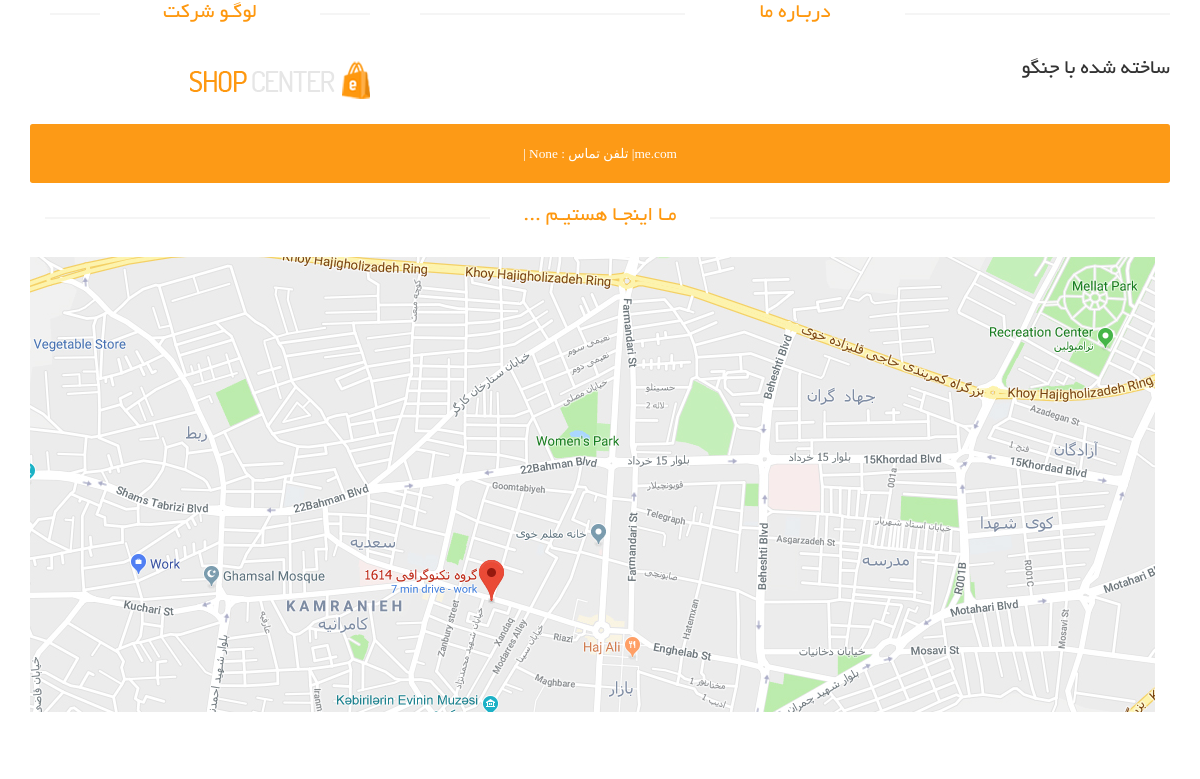
Page /about-us on the committed database.
### site_module/models.py (models this page shows, shortened)
class SiteSetting(models.Model):
    site_name = models.CharField(max_length=200, verbose_name='نام سایت')
    site_url = models.CharField(max_length=200, verbose_name='دامنه سایت')
    address = models.CharField(max_length=200, verbose_name='آدرس')
    phone = models.CharField(max_length=200, null=True,
                             blank=True, verbose_name='تلفن')
    fax = models.CharField(max_length=200, null=True,
                           blank=True, verbose_name='فکس')
    email = models.CharField(max_length=200, null=True,
                             blank=True, verbose_name='ایمیل')
    copy_right = models.TextField(verbose_name='متن کپی رایت سایت')
    about_us_text = models.TextField(verbose_name='متن درباره ما سایت')
    site_logo = models.ImageField(
        upload_to='images/site-setting/', verbose_name='لوگو سایت')
    is_main_setting = models.BooleanField(verbose_name='تنظیمات اصلی')
    class Meta:
        verbose_name = 'تنظیمات سایت'
        verbose_name_plural = 'تنظیمات'

### home_module/views.py (the view)
# urls.py: path('about-us', views.AboutView.as_view(), name='about_page'),
class AboutView(TemplateView):
    template_name = 'home_module/about_page.html'
    def get_context_data(self, **kwargs):
        context = super(AboutView, self).get_context_data(**kwargs)
        site_setting: SiteSetting = SiteSetting.objects.filter(
            is_main_setting=True).first()
        context['site_setting'] = site_setting
        return context

### home_module/templates/home_module/about_page.html (shortened to what this page needs)
{% extends 'shared/_layout.html' %}
{% load static %}
{% block content %}
    <div id="contact-page" class="container">
        <div class="bg">
            <div class="row">
                <div class="col-sm-4">
                    <div class="contact-info">
                        <h2 class="title text-center">لوگـو شرکت</h2>
                        <img src="{{ site_setting.site_logo.url }}" class="img-responsive">
                    </div>
                </div>
                <div class="col-sm-8">
                    <div class="about">
                        <h2 class="title text-center">دربـاره ما</h2>
                        <p class="about-desc">
                            {{ site_setting.about_us_text }}
                        </p>
                    </div>
                </div>
            </div>
            <div class="row">
                <div class="col-sm-12 about-address">
                    <address>
                        <p>
                            {{ site_setting.address }}|
                            تلفن تماس : {{ site_setting.phone }} |
                        </p>
                    </address>
                </div>
            </div>
            <div class="row">
                <div class="container">
                    <div class="col-sm-12" style="overflow: hidden; margin-bottom: 40px"><h2 class="title text-center">
                        مـا اینجـا هستیـم ... </h2>
                        <div id="gmap" class="contact-map">
                            <img src="{% static 'images/home/Map.jpg' %}" alt="Map">
                        </div>
                    </div>
                </div>
            </div>
        </div>
    </div>
{% endblock %}

### static/css/main.css (style rules this page uses)
body { font-family: 'BYekan'; font-size: 10pt; position: relative; font-weight: normal; direction: rtl; }
h1, h2, h3, h4, h5, h6 { font-family: 'BYekan', sans-serif; }
.left-sidebar h2:after, h2.title:after { content: " "; position: absolute; border: 1px solid #f5f5f5; bottom: 8px; right: 0; width: 100%; height: 0; z-index: -2; }
h2.title:before { content: " "; position: absolute; background: #fff; bottom: -6px; width: 220px; height: 30px; z-index: -1; right: 50%; margin-right: -110px; }
h2.title { color: #FE980F; font-family: 'BYekan', sans-serif; font-size: 16pt; font-weight: 400; margin: 0 15px; text-transform: uppercase; margin-bottom: 30px; position: relative; }
.about-address { margin-top: 20px; }
.about-address p { text-align: center; padding: 20px 10px 20px 10px; background-color: #FD9A16; font-family: tahoma; font-size: 10pt; color: #ffffff; border-radius: 0.2em; }
.bg h2.title { margin-right: 0; margin-left: 0; margin-top: 0; }
.about .about-desc { text-align: justify; font-size: 16pt; }
.contact-map { width: 100%; height: 385px; margin-bottom: 70px }
#contact-page .contact-info { padding: 0 20px; }

### rows in the picture
SiteSetting: site_logo (picture), about_us_text "ساخته شده با جنگو", address "me.com"
